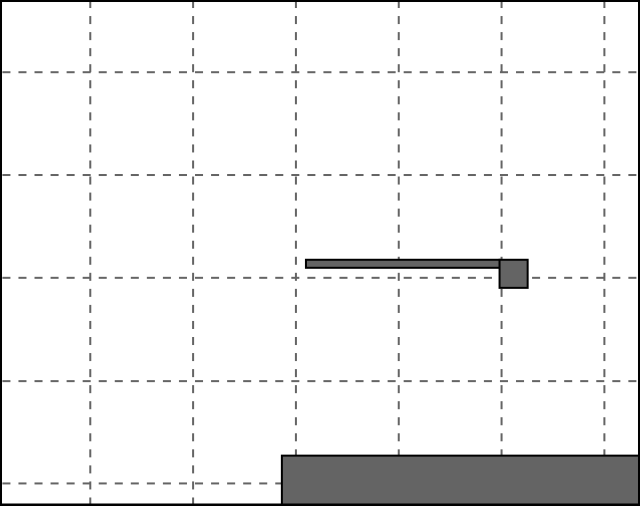
#> input picture session1/storemap.png, 1280 x 1011 px (shown at 1/2 size)
$ python process.py
#> lines starting #> are read from the running program, lines starting #| are printed output that depends on the picture

import os
import os.path
import sys
from PIL import Image

directory = 'capture9'
processedDirectory = directory + "_processed"

if not os.path.exists(processedDirectory):
    os.mkdir(directory + "_processed")


files = os.listdir(directory)

storeMap = Image.open('storemap.png')
#> storeMap is the input picture: PIL image 1280x1011 RGBA; mean R, G, B, A 238.4, 238.4, 238.4, 255

for file in files:
    if 'jpg' in file:
        fullInputPath = os.path.join(directory, file)
        fullOutputPath = os.path.join(processedDirectory, file)

        image = Image.open(fullInputPath)
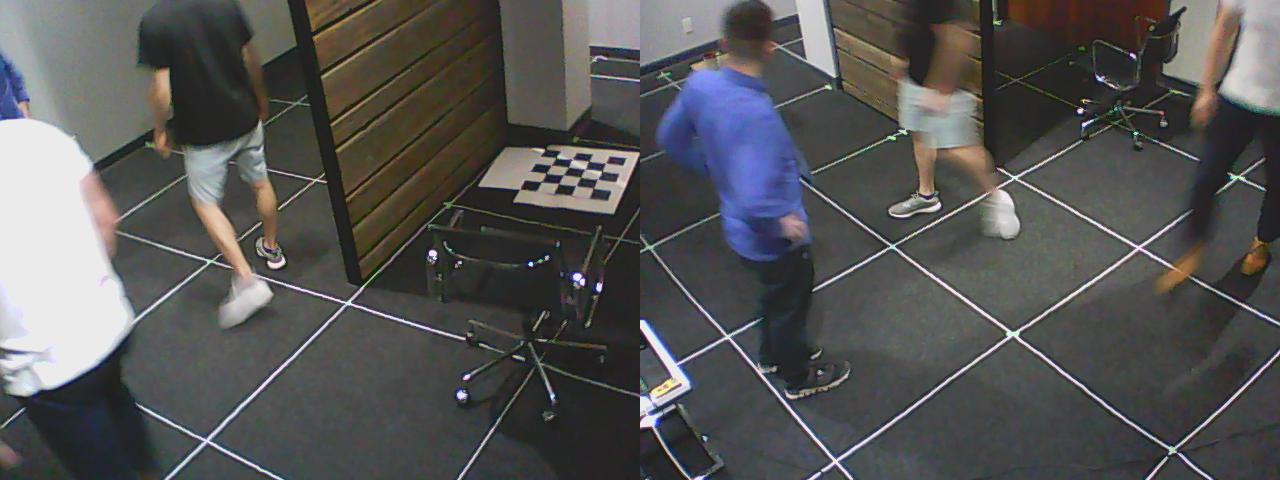
#> input picture session1/capture9/image-00006.jpg, 1280 x 480 px
#> image is the input picture: PIL image 1280x480 RGB; mean R, G, B 85.1, 84.7, 84.6

        newImage = Image.new('RGB', (1280, 1491))
#> newImage: PIL image 1280x1491 RGB; every value is 0

        newImage.paste((255,255,255), (0, 0, 1280, 1491))
#> newImage: PIL image 1280x1491 RGB; every value is 255
        newImage.paste(image, (0, 0))
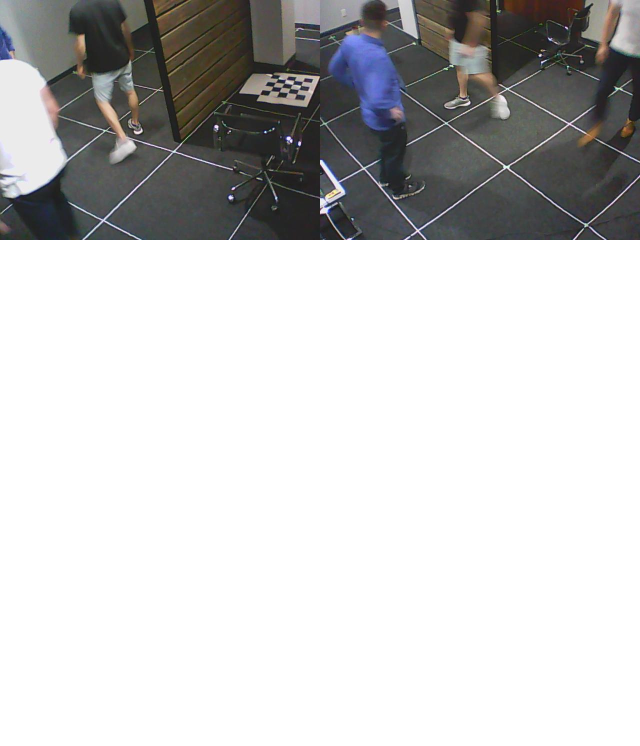
#> newImage: PIL image 1280x1491 RGB (shown at 1/2 size); mean R, G, B 200.3, 200.2, 200.1
        newImage.paste(storeMap, (0, 480))
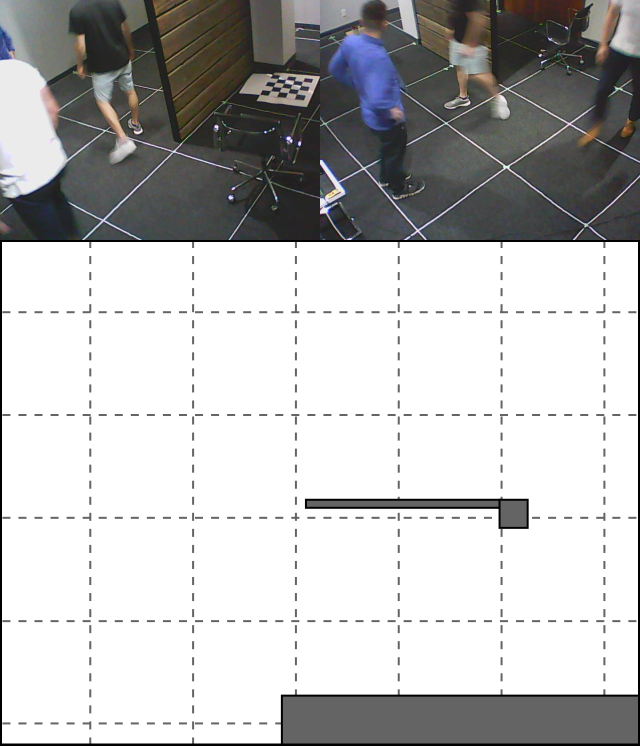
#> newImage: PIL image 1280x1491 RGB (shown at 1/2 size); mean R, G, B 189, 188.9, 188.9

        newImage.save(fullOutputPath)
#> pass 2 of the loop `for file in files:`:
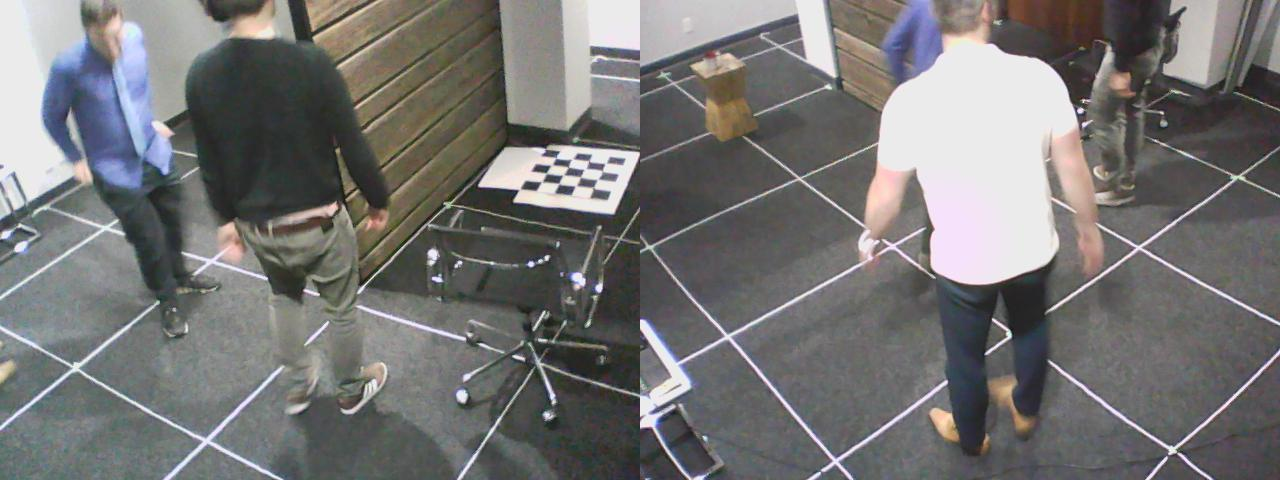
#> input picture session1/capture9/image-00012.jpg, 1280 x 480 px
#> image is the input picture: PIL image 1280x480 RGB; mean R, G, B 117, 116.2, 115.7
#> `newImage.paste(image, (0, 0))`:
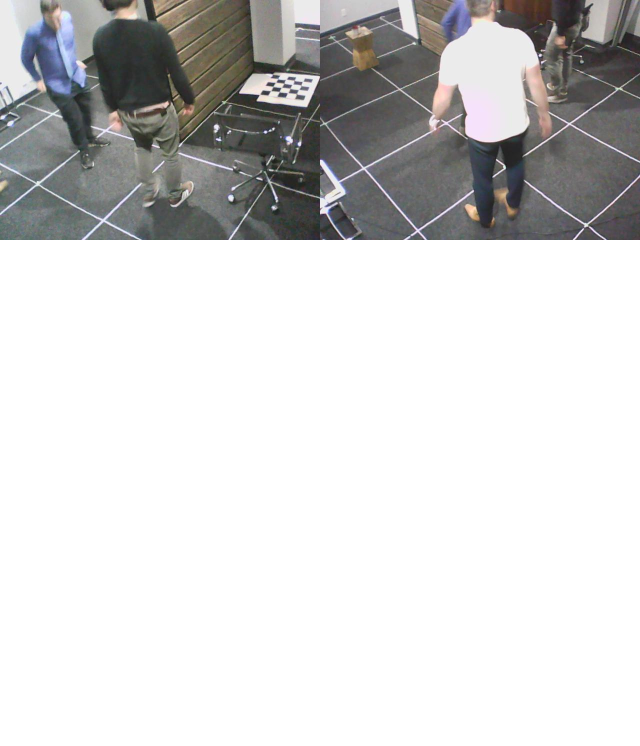
#> newImage: PIL image 1280x1491 RGB (shown at 1/2 size); mean R, G, B 210.6, 210.3, 210.2
#> `newImage.paste(storeMap, (0, 480))`:
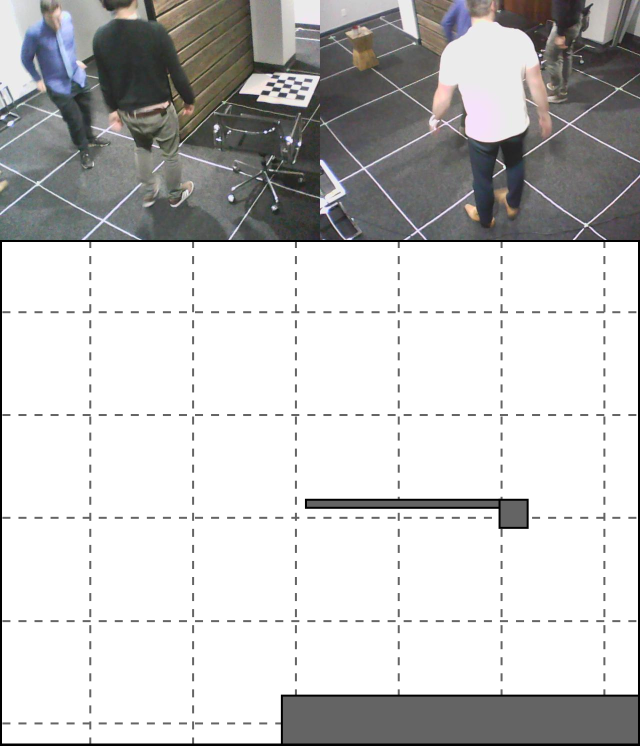
#> newImage: PIL image 1280x1491 RGB (shown at 1/2 size); mean R, G, B 199.3, 199.1, 198.9
#> pass 3 of the loop `for file in files:`:
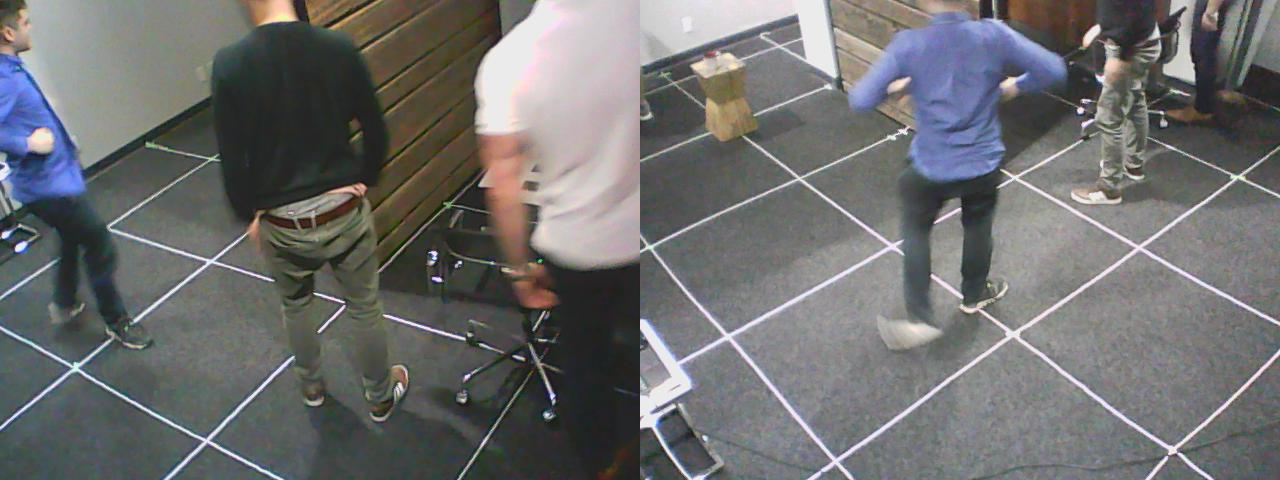
#> input picture session1/capture9/image-00022.jpg, 1280 x 480 px
#> image is the input picture: PIL image 1280x480 RGB; mean R, G, B 110.1, 110.4, 110.5
#> `newImage.paste(image, (0, 0))`:
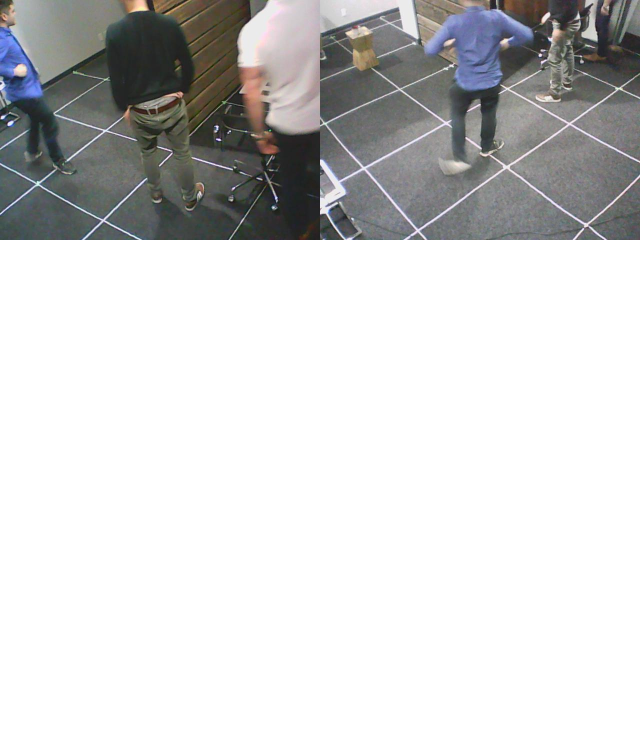
#> newImage: PIL image 1280x1491 RGB (shown at 1/2 size); mean R, G, B 208.4, 208.5, 208.5
#> `newImage.paste(storeMap, (0, 480))`:
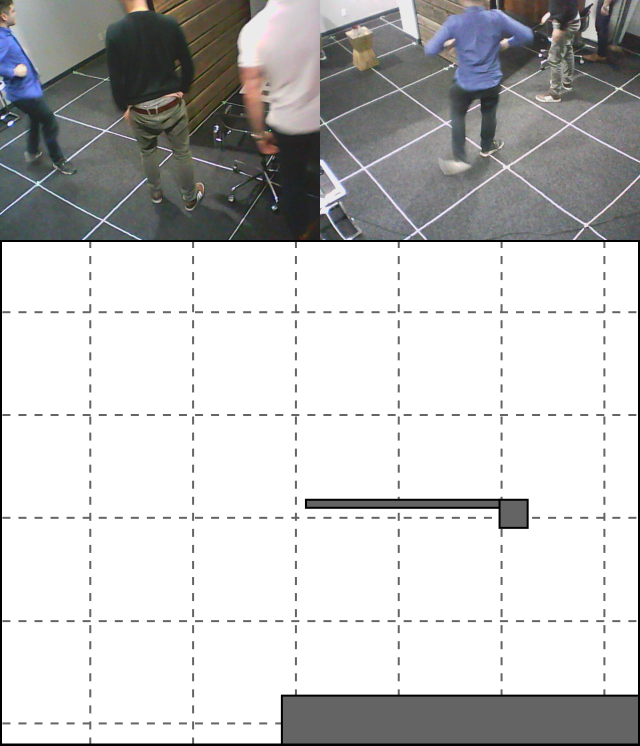
#> newImage: PIL image 1280x1491 RGB (shown at 1/2 size); mean R, G, B 197.1, 197.2, 197.2
